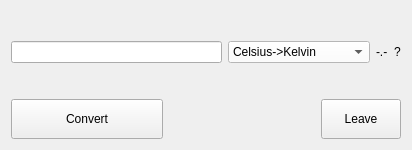
<?xml version="1.0" encoding="UTF-8"?>
<ui version="4.0">
 <class>tempConvert</class>
 <widget class="QWidget" name="tempConvert">
  <property name="geometry">
   <rect>
    <x>0</x>
    <y>0</y>
    <width>412</width>
    <height>150</height>
   </rect>
  </property>
  <property name="sizePolicy">
   <sizepolicy hsizetype="Fixed" vsizetype="Fixed">
    <horstretch>0</horstretch>
    <verstretch>0</verstretch>
   </sizepolicy>
  </property>
  <property name="minimumSize">
   <size>
    <width>0</width>
    <height>0</height>
   </size>
  </property>
  <property name="windowTitle">
   <string>tempConvert</string>
  </property>
  <layout class="QVBoxLayout" name="verticalLayout">
   <item>
    <layout class="QHBoxLayout" name="horizontalLayout">
     <item>
      <widget class="QLineEdit" name="lineEditSaisie"/>
     </item>
     <item>
      <widget class="QComboBox" name="ComboBox">
       <property name="styleSheet">
        <string notr="true">QComboBox
{
background-color: #FFFFFF;
}</string>
       </property>
       <item>
        <property name="text">
         <string>Celsius-&gt;Kelvin</string>
        </property>
       </item>
       <item>
        <property name="text">
         <string>Celsius-&gt;Fahrenheit</string>
        </property>
       </item>
       <item>
        <property name="text">
         <string>Kelvin-&gt;Celsius</string>
        </property>
       </item>
       <item>
        <property name="text">
         <string>Kelvin-&gt;Fahrenheit</string>
        </property>
       </item>
       <item>
        <property name="text">
         <string>Fahrenheit-&gt;Celsius</string>
        </property>
       </item>
       <item>
        <property name="text">
         <string>Fahrenheit-&gt;Kelvin</string>
        </property>
       </item>
      </widget>
     </item>
     <item>
      <widget class="QLabel" name="result">
       <property name="text">
        <string>-.-</string>
       </property>
      </widget>
     </item>
     <item>
      <widget class="QLabel" name="resultUnit">
       <property name="text">
        <string>?</string>
       </property>
      </widget>
     </item>
    </layout>
   </item>
   <item>
    <layout class="QHBoxLayout" name="horizontalLayout_2">
     <item>
      <widget class="QPushButton" name="Convert">
       <property name="sizePolicy">
        <sizepolicy hsizetype="Expanding" vsizetype="Expanding">
         <horstretch>0</horstretch>
         <verstretch>0</verstretch>
        </sizepolicy>
       </property>
       <property name="maximumSize">
        <size>
         <width>16777215</width>
         <height>40</height>
        </size>
       </property>
       <property name="styleSheet">
        <string notr="true">QPushButton:hover
{
background-color: #5958A3;
}</string>
       </property>
       <property name="text">
        <string>Convert</string>
       </property>
      </widget>
     </item>
     <item>
      <spacer name="horizontalSpacer">
       <property name="orientation">
        <enum>Qt::Horizontal</enum>
       </property>
       <property name="sizeType">
        <enum>QSizePolicy::MinimumExpanding</enum>
       </property>
       <property name="sizeHint" stdset="0">
        <size>
         <width>40</width>
         <height>40</height>
        </size>
       </property>
      </spacer>
     </item>
     <item>
      <widget class="QPushButton" name="Leave">
       <property name="sizePolicy">
        <sizepolicy hsizetype="Minimum" vsizetype="Expanding">
         <horstretch>0</horstretch>
         <verstretch>0</verstretch>
        </sizepolicy>
       </property>
       <property name="maximumSize">
        <size>
         <width>16777215</width>
         <height>40</height>
        </size>
       </property>
       <property name="styleSheet">
        <string notr="true">QPushButton:hover
{
background-color: #E02B42;
}</string>
       </property>
       <property name="text">
        <string>Leave</string>
       </property>
      </widget>
     </item>
    </layout>
   </item>
  </layout>
 </widget>
 <layoutdefault spacing="6" margin="11"/>
 <resources/>
 <connections/>
</ui>
